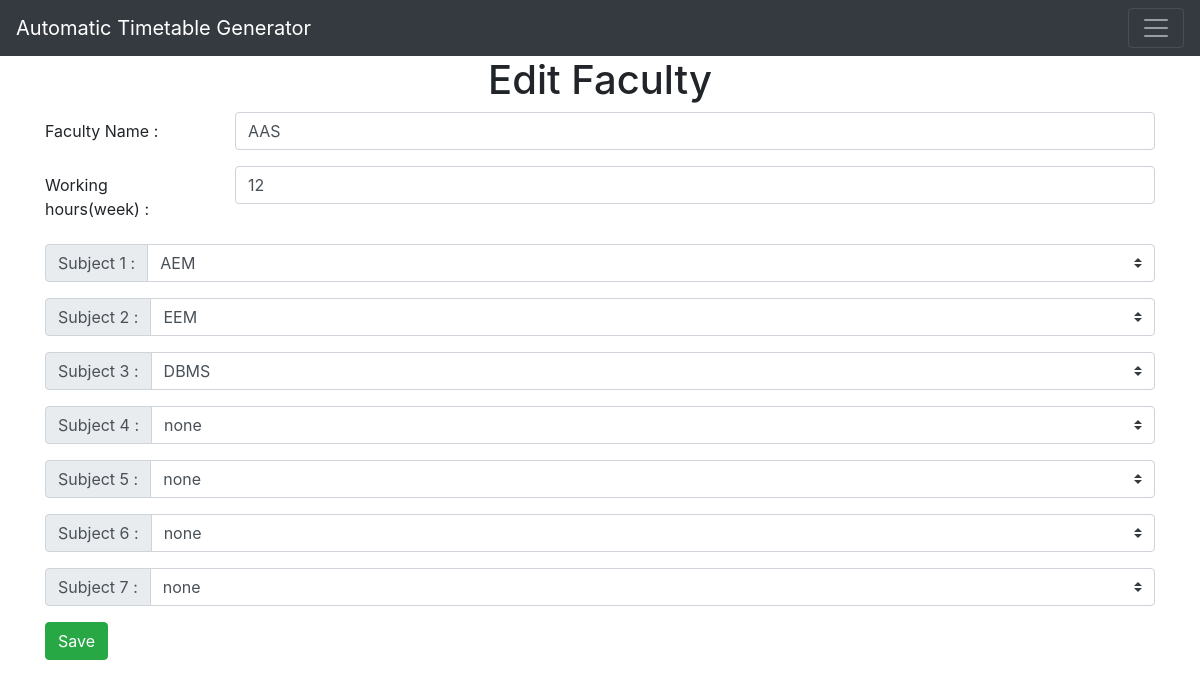
The page /edit/faculty/1 on the database its author committed.
### app.py (models this page shows, shortened)
class Faculty(db.Model):
    faculty_id = db.Column(db.Integer, primary_key=True)
    faculty_name = db.Column(db.String(40), nullable=False)
    faculty_hours = db.Column(db.Integer, nullable=False)
    faculty_subject1 = db.Column(db.String(40), default='None')
    faculty_subject2 = db.Column(db.String(40), default='None')
    faculty_subject3 = db.Column(db.String(40), default='None')
    faculty_subject4 = db.Column(db.String(40), default='None')
    faculty_subject5 = db.Column(db.String(40), default='None')
    faculty_subject6 = db.Column(db.String(40), default='None')
    faculty_subject7 = db.Column(db.String(40), default='None')

### app.py (the view)
@app.route('/edit/faculty/<int:id>', methods=['GET','POST'])
def edit_faculty(id):
    faculty = Faculty.query.get_or_404(id)
    if request.method == "POST":
        faculty.faculty_name = request.form['faculty_name']
        faculty.faculty_hours = request.form['faculty_hours']
        faculty.faculty_subject1 = request.form['faculty_subject1']
        faculty.faculty_subject2 = request.form['faculty_subject2']
        faculty.faculty_subject3 = request.form['faculty_subject3']
        faculty.faculty_subject4 = request.form['faculty_subject4']
        faculty.faculty_subject5 = request.form['faculty_subject5']
        faculty.faculty_subject6 = request.form['faculty_subject6']
        faculty.faculty_subject7 = request.form['faculty_subject7']
        db.session.commit() # added permanently
        return redirect('/add-faculty')
    else:
        subjects = Subject.query.order_by(Subject.id).all()
        return render_template('edit-faculty.html', faculty = faculty, subjects = subjects)

### templates/edit-faculty.html (shortened to what this page needs)
{% extends 'base.html' %}
{% block body %}
<div class="container">
    <h1 style="text-align:center" >Edit Faculty</h1>
</div>
<form action="/edit/faculty/{{faculty.faculty_id}}" method="post">
    <div class="form-group row">
    <label for="faculty_name" class="col-sm-2 col-form-label">Faculty Name :</label>
    <div class="col-sm-10">
      <input type="text" class="form-control" name="faculty_name" id="faculty_name" value="{{faculty.faculty_name}}" required>
    </div>
  </div>
    <div class="form-group row">
      <label for="faculty_hours" class="col-sm-2 col-form-label">Working hours(week) :</label>
      <div class="col-sm-10">
        <input type="number" class="form-control" name="faculty_hours" id="faculty_hours" value="{{faculty.faculty_hours}}" required>
      </div>
    </div>
    <div class="input-group mb-3" id="add">
      <div class="input-group-prepend">
        <label class="input-group-text" for="faculty_subject1">Subject 1 :</label>
      </div>
      <select class="custom-select" name="faculty_subject1" id="faculty_subject1">
        <option default value="{{faculty.faculty_subject1}}">{{faculty.faculty_subject1}}</option>
      </select>
    </div>
    <div class="input-group mb-3" id="add">
      <div class="input-group-prepend">
        <label class="input-group-text" for="faculty_subject2">Subject 2 :</label>
      </div>
      <select class="custom-select" name="faculty_subject2" id="faculty_subject2">
        <option default value="{{faculty.faculty_subject2}}">{{faculty.faculty_subject2}}</option>
      </select>
    </div>
    <div class="input-group mb-3" id="add">
      <div class="input-group-prepend">
        <label class="input-group-text" for="faculty_subject3">Subject 3 :</label>
      </div>
      <select class="custom-select" name="faculty_subject3" id="faculty_subject3">
        <option default value="{{faculty.faculty_subject3}}">{{faculty.faculty_subject3}}</option>
      </select>
    </div>
    <div class="input-group mb-3" id="add">
      <div class="input-group-prepend">
        <label class="input-group-text" for="faculty_subject4">Subject 4 :</label>
      </div>
      <select class="custom-select" name="faculty_subject4" id="faculty_subject4">
        <option default value="{{faculty.faculty_subject4}}">{{faculty.faculty_subject4}}</option>
      </select>
    </div>
    <div class="input-group mb-3" id="add">
      <div class="input-group-prepend">
        <label class="input-group-text" for="faculty_subject5">Subject 5 :</label>
      </div>
      <select class="custom-select" name="faculty_subject5" id="faculty_subject5">
        <option default value="{{faculty.faculty_subject5}}">{{faculty.faculty_subject5}}</option>
      </select>
    </div>
    <div class="input-group mb-3" id="add">
      <div class="input-group-prepend">
        <label class="input-group-text" for="faculty_subject6">Subject 6 :</label>
      </div>
      <select class="custom-select" name="faculty_subject6" id="faculty_subject6">
        <option default value="{{faculty.faculty_subject6}}">{{faculty.faculty_subject6}}</option>
      </select>
    </div>
    <div class="input-group mb-3" id="add">
      <div class="input-group-prepend">
        <label class="input-group-text" for="faculty_subject7">Subject 7 :</label>
      </div>
      <select class="custom-select" name="faculty_subject7" id="faculty_subject7">
        <option default value="{{faculty.faculty_subject7}}">{{faculty.faculty_subject7}}</option>
      </select>
    </div>
  <div>
      <button class="btn btn-success" type="submit">Save</button>
  </div>
</form>
{% endblock %}

### static/css/main.css (style rules this page uses)
body { font-family: Helvetica; }

### rows shown on the page
Faculty: faculty_name "AAS", faculty_hours "12", faculty_subject1 "AEM", faculty_subject2 "EEM", faculty_subject3 "DBMS", faculty_subject4 "none", faculty_subject5 "none", faculty_subject6 "none", faculty_subject7 "none"
